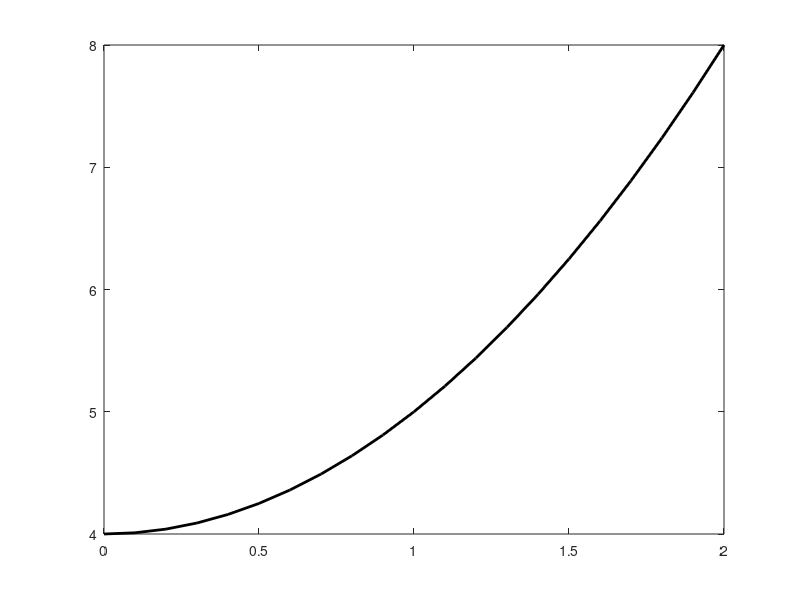

This chart was generated by the following MATLAB code: (Note: this script raises an error after producing the figure.)
clc, clear all, %close all

% Select example
iex = 5; 

%% Example 1: dy = cos(x)
if iex == 1
    c = [-15:0.5:50]; % a subsetted range of C (in Reality this could be any real value) - constant of integral
    x = [-5:0.1:5]; % pick x range (function actually extends from -inf to + inf)
    
    dy = @(x) cos(x);
    y = @(x) sin(x);  % KEY
    
    figure; hold on; grid on;
    for ii=1:length(c)
        f = y(x) + c(ii);
        plot(x,f)
    end
    xlabel('x');
    ylabel('y');
    title('dy = cos x');
end

%% Example 2: dy = 2y
if iex == 2
    c = [-10:1:10]; % a subsetted range of C (in Reality this could be any real value)
    x = [-0.5:0.1:1.5]; % pick x range (function actually extends from -inf to + inf)
    
    y = @(x) exp(2*x); % KEY
    
    figure; hold on; grid on;
    for ii=1:length(c)
        f = y(x) * c(ii);
        %if c(ii)==1
        plot(x,f,'LineWidth',2)
        %end
    end
    xlabel('x');
    ylabel('y');
    title('dy = 2y');
end

%% Example 3: Direction field (falling object)
if iex == 3
    t = [0:0.5:5];   % sec
    v0 = [0:5:50];   % m/s
    gravity = 9.8;   % m/s^2
    air_drag = 0.47; % gamma
    arrow_len = 0.5;
    
    figure; hold on
    for ii=1:length(t)
        for jj = 1:length(v0)
            dvdt = gravity - (air_drag * v0(jj)); % KEY: tangent (derivative)
            % plot
            u = cos(atan(dvdt)) * arrow_len; % x-component of arrow
            v = sin(atan(dvdt)) * arrow_len; % y-component of arrow
            quiver(t(ii),v0(jj),u,v,'k'); % plot arrow (XXX: something not right)
        end
    end
    xlabel('t');
    ylabel('v');
    title('Direction field for a falling object; $$\frac{dv}{dt} = g - \frac{\gamma v}{m}$$','interpreter','latex')
end

%% Example 4: Direction field [ y' = cos(x) cos(y) ]
if iex == 4
    x = [0:0.4:2*pi];
    y = [-pi:0.4:pi];
    arrow_len = 0.4;
    
    figure; hold on
    for ii=1:length(x)
        for jj = 1:length(y)
            dydx = 2 * cos(x(ii)) * cos(y(jj)); % KEY
            % plot
            u = cos(atan(dydx)) * arrow_len; % x-component of arrow
            v = sin(atan(dydx)) * arrow_len; % y-component of arrow
            quiver(x(ii),y(jj),u,v,'k'); % plot arrow
        end
    end
    xlabel('x');
    ylabel('y');
    title('Direction field for $$y'' = 2 cos(x) cos(y)$$','interpreter','latex')
end

%% Example 5: Euler's method [ dy/dx = 2x ]
%% Go through the class notes for modified Euler method
if iex == 5
    % initial condition
    x0 = 0;
    y0 = 4;
    
    % initialize
    x = [0:0.1:2];
    
    % Differential equaiton and actual solution
    idiff = 1;
    if idiff == 1
        dydx = @(x,y) 2*x;
        y_in = @(x) x.^2; % analytical solution  [ dy/dx = 2x ]
        c = y0 - y_in(x0);
        y = @(x) x.^2 + c;
    elseif idiff == 2
        dydx = @(x,y) -y;
        y_in = @(x) exp(-x);
        c = y0/y_in(x0);
        y = @(x) c*exp(-x) ; % analytical solution  [ dy/dx = -y ]
    end
    
    % Plot actual solution
    %close all; 
    figure
    plot(x,y(x),'k','LineWidth',2); % plot analytical solution
    hold on
    
    % Compute numerical solution
    deltax = 0.4; % discretization in x
    xvec = [x0:deltax:x(end)];
    yvec(1) = y0;
    for ii=1:length(xvec)
        % Apply Euler's method
        XXX
        plot(xvec(ii),yvec(ii),'o','MarkerFaceColor','r','MarkerEdgeColor','k')
    end
    
    deltax = 0.1; % smaller discretization (more accurate results)
    xvec = [x0:deltax:x(end)];
    yvec(1) = y0;
    for ii=1:length(xvec)
        XXX
        plot(xvec(ii),yvec(ii),'o','MarkerFaceColor','b','MarkerEdgeColor','k')
    end
    
    %--------------------
    % Runge Kutte 4 (RK4)
    
    % Initailize x
    deltax = 0.2; % smaller discretization (more accurate results)
    xvec = [x0:deltax:x(end)];
    yvec(1) = y0;
    
    % Inline functions for k1,k2,k3,k4
    f = dydx;
    k1 = @(x,y) deltax * f(x, y);
    k2 = XXX;
    k3 = XXX;
    k4 = XXX;
    
    % loop over x
    % compute y(ii+1)
    for ii=1:length(xvec)
        XXX
        plot(xvec(ii),yvec(ii),'o','MarkerFaceColor','c','MarkerEdgeColor','k')
    end
    %--------------------
    
    
    xlabel('x'); ylabel('y');
    title('Euler solution to $\frac{dy}{dx} = -y$','interpreter','latex')
end
